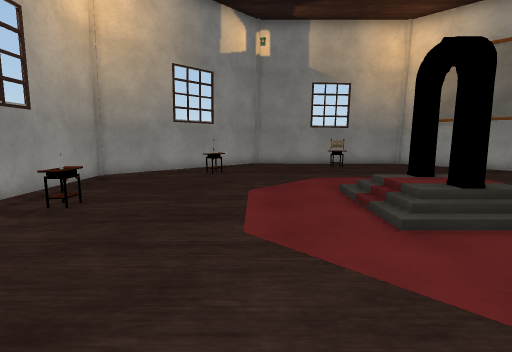
View 1 (above)

12 first-person views from a walk through a Unity game level. The camera is 1.5 m above the floor, tilts 8° down and sees 85° across. The floor is counted in squares, 1 m on a side. Each view is taken from the middle of a square. On the plan, view 1 faces up. The plan holds only what a view shows up to about 14 squares ahead; the rest is blank. The player is left out. Some surface patterns are stand-ins.

View 2
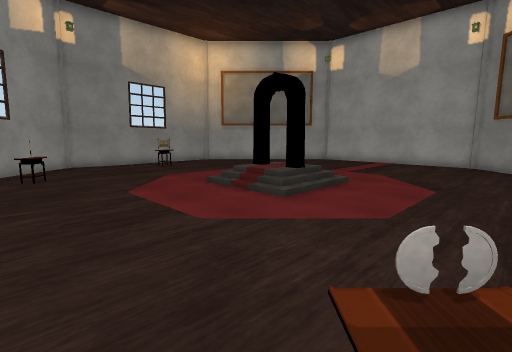

View 3
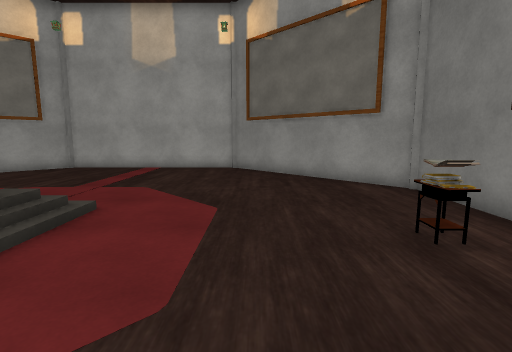

View 4
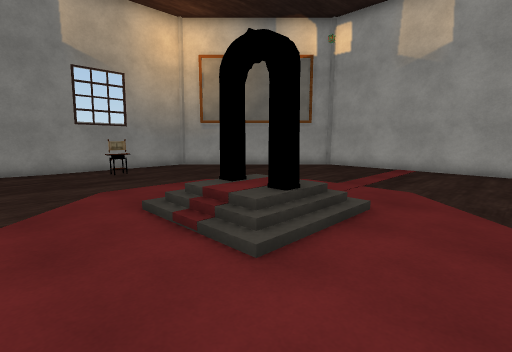

View 5
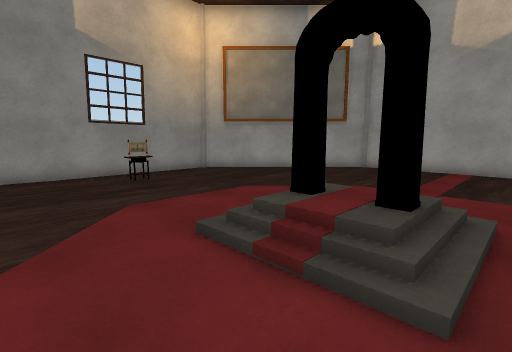

View 6
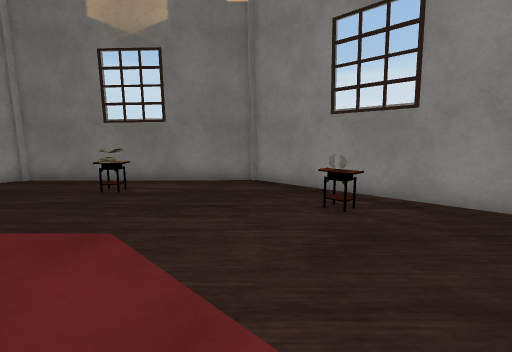

View 7
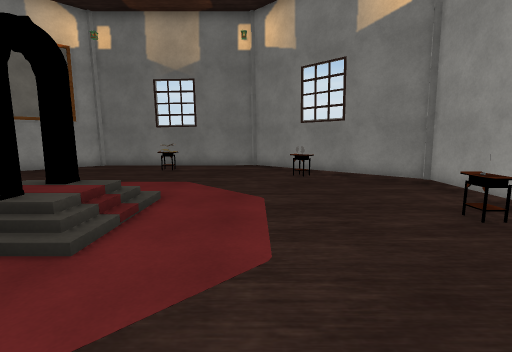

View 8
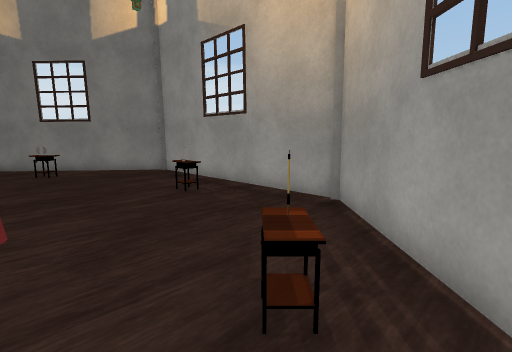

View 9
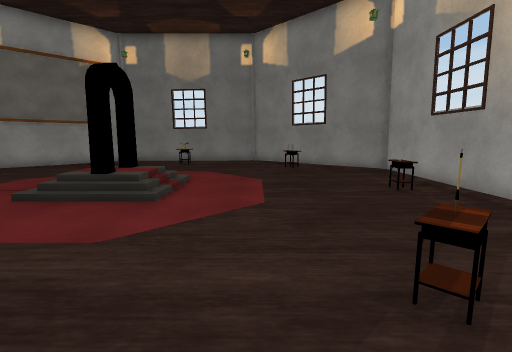

View 10
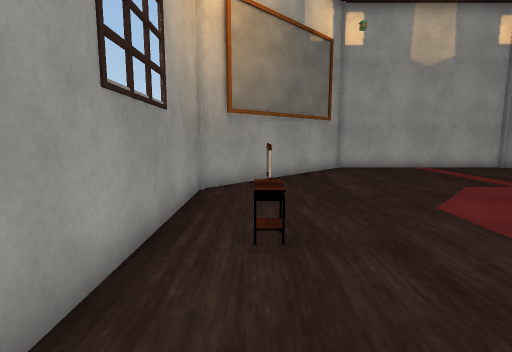

View 11
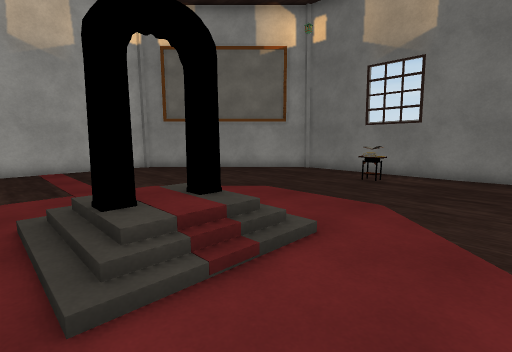

View 12
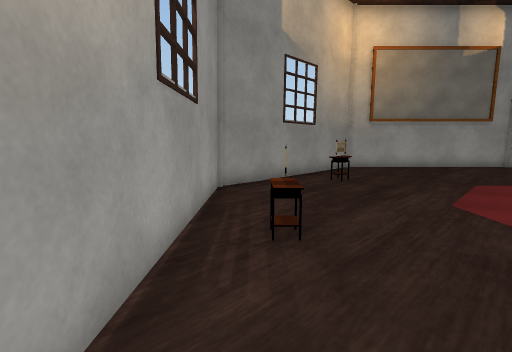

### Floor plan
Points are (right, up) in squares from view 1. A wall is a line through its corners. A room is listed if a view was taken in it or the views show most of it. See-through windows are left out.
Room 1 (views 1, 2, 3, 4, 5, 6, 7, 8, 9, 10, 11, 12)
walls: (-5.6, 2) (0, -3.6) (8, -3.6) (13.6, 2) (13.6, 10) (8, 15.6) (0, 15.6) (-5.6, 10) (-5.6, 2)
objects: table (-4, 6); table (-2, 0) to (-1, 0); table (-2, 11) to (-1, 12); table (4, -2); arch (4, 5); arch (4, 7); table (4, 14)

Where each view was taken, in squares from view 1:
view 1: 0 up, 0 right, facing up
view 2: 0 up, 3 left, facing up-right
view 3: 1 up, 0 right, facing right
view 4: 2 up, 0 right, facing up-right
view 5: 4 up, 0 right, facing up-right
view 6: 6 up, 0 right, facing down
view 7: 11 up, 0 right, facing down
view 8: 13 up, 0 right, facing down-left
view 9: 14 up, 0 right, facing down
view 10: 14 up, 0 right, facing right
view 11: 8 up, 0 right, facing down-right
view 12: 9 up, 5 left, facing up-right
